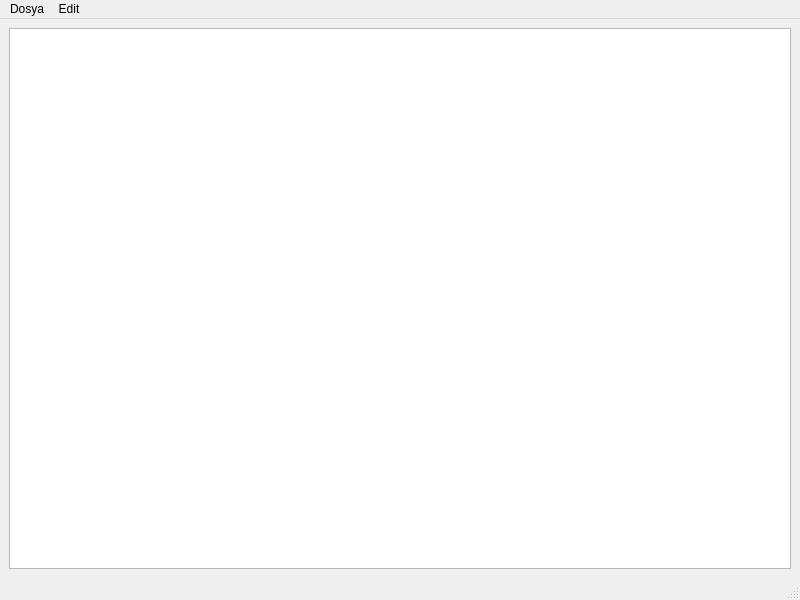
<?xml version="1.0" encoding="UTF-8"?>
<ui version="4.0">
 <class>MainWindow</class>
 <widget class="QMainWindow" name="MainWindow">
  <property name="geometry">
   <rect>
    <x>0</x>
    <y>0</y>
    <width>800</width>
    <height>600</height>
   </rect>
  </property>
  <property name="windowTitle">
   <string>MainWindow</string>
  </property>
  <widget class="QWidget" name="centralwidget">
   <layout class="QHBoxLayout" name="horizontalLayout">
    <item>
     <widget class="QTextEdit" name="textEdit"/>
    </item>
   </layout>
  </widget>
  <widget class="QMenuBar" name="menubar">
   <property name="geometry">
    <rect>
     <x>0</x>
     <y>0</y>
     <width>800</width>
     <height>20</height>
    </rect>
   </property>
   <widget class="QMenu" name="menuDosya">
    <property name="title">
     <string>Dosya</string>
    </property>
    <addaction name="actionFarkl_Kaydet"/>
    <addaction name="actionKaydet"/>
    <addaction name="actionA"/>
    <addaction name="actionYazd_r"/>
    <addaction name="actionYeni"/>
   </widget>
   <widget class="QMenu" name="menuEdit">
    <property name="title">
     <string>Edit</string>
    </property>
    <addaction name="action_leri"/>
    <addaction name="actionGeri"/>
    <addaction name="actionYap_t_r"/>
    <addaction name="actionKopyala"/>
   </widget>
   <addaction name="menuDosya"/>
   <addaction name="menuEdit"/>
  </widget>
  <widget class="QStatusBar" name="statusbar"/>
  <action name="actionFarkl_Kaydet">
   <property name="icon">
    <iconset resource="images.qrc">
     <normaloff>:/res/images/farkliKaydet.jpg</normaloff>:/res/images/farkliKaydet.jpg</iconset>
   </property>
   <property name="text">
    <string>Farklı Kaydet</string>
   </property>
  </action>
  <action name="actionKaydet">
   <property name="icon">
    <iconset resource="images.qrc">
     <normaloff>:/res/images/Kaydet.jpg</normaloff>:/res/images/Kaydet.jpg</iconset>
   </property>
   <property name="text">
    <string>Kaydet</string>
   </property>
  </action>
  <action name="action_leri">
   <property name="icon">
    <iconset resource="images.qrc">
     <normaloff>:/res/images/ileri.png</normaloff>:/res/images/ileri.png</iconset>
   </property>
   <property name="text">
    <string>İleri</string>
   </property>
  </action>
  <action name="actionGeri">
   <property name="icon">
    <iconset resource="images.qrc">
     <normaloff>:/res/images/geri.png</normaloff>:/res/images/geri.png</iconset>
   </property>
   <property name="text">
    <string>Geri</string>
   </property>
  </action>
  <action name="actionYap_t_r">
   <property name="icon">
    <iconset resource="images.qrc">
     <normaloff>:/res/images/yapistir.png</normaloff>:/res/images/yapistir.png</iconset>
   </property>
   <property name="text">
    <string>Yapıştır</string>
   </property>
  </action>
  <action name="actionKopyala">
   <property name="icon">
    <iconset resource="images.qrc">
     <normaloff>:/res/images/kopyala.png</normaloff>:/res/images/kopyala.png</iconset>
   </property>
   <property name="text">
    <string>Kopyala</string>
   </property>
  </action>
  <action name="actionA">
   <property name="icon">
    <iconset resource="images.qrc">
     <normaloff>:/res/images/Ac.png</normaloff>:/res/images/Ac.png</iconset>
   </property>
   <property name="text">
    <string>Aç</string>
   </property>
  </action>
  <action name="actionYazd_r">
   <property name="text">
    <string>Yazdır</string>
   </property>
  </action>
  <action name="actionYeni">
   <property name="icon">
    <iconset resource="images.qrc">
     <normaloff>:/res/images/yeni.png</normaloff>:/res/images/yeni.png</iconset>
   </property>
   <property name="text">
    <string>Yeni</string>
   </property>
  </action>
 </widget>
 <resources>
  <include location="images.qrc"/>
 </resources>
 <connections/>
</ui>
